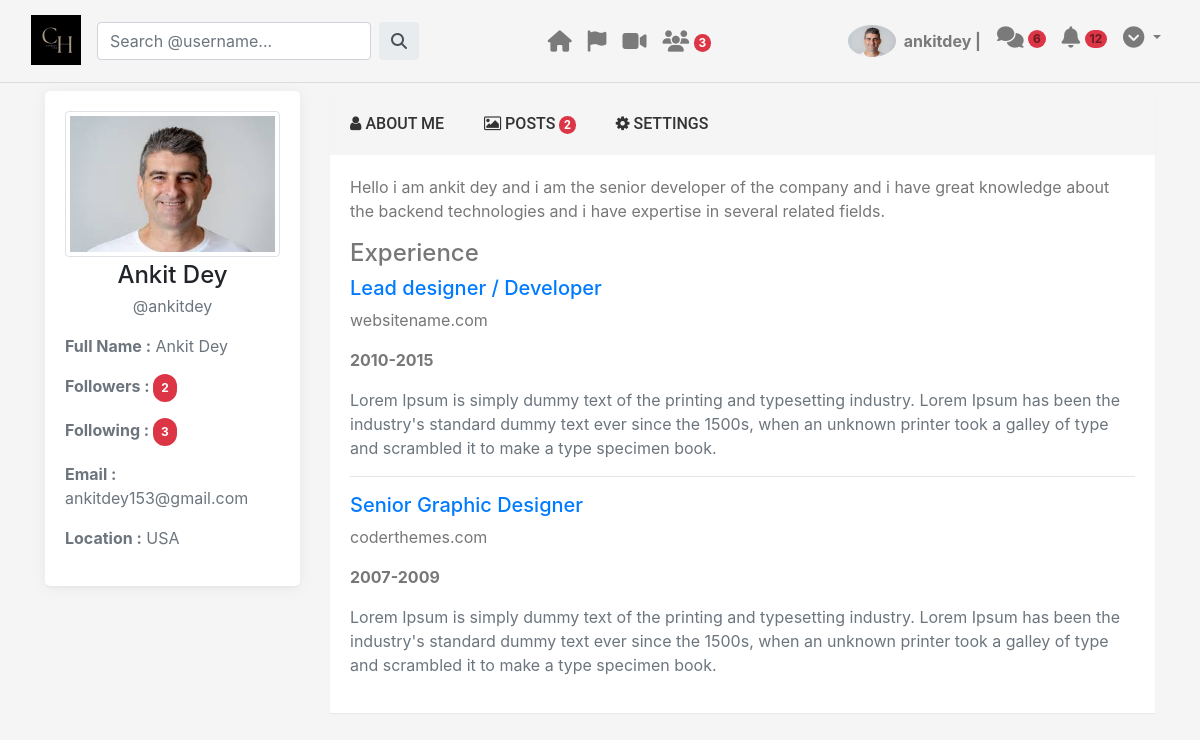
The app's page /update_user_profile/ (signed in) with its own data.
### social_app/models.py (models this page shows, shortened)
class UserProfile(models.Model):
    user = models.OneToOneField(User, on_delete=models.CASCADE)
    profile_pic = models.ImageField(upload_to="profile_pic", null = True, blank = True)
    profile_desc = models.TextField()
    followers_list = models.BinaryField()
    following_list = models.BinaryField()
    created_at = models.DateTimeField(auto_now = True)
    followers = models.IntegerField(default = 0)
    following = models.IntegerField(default = 0)

### social_app/views.py (the view, shortened to what this page needs)
# urls.py: path('update_user_profile/', update_profile, name="update_profile"),
def update_profile(request):
    current_user_profile = UserProfile.objects.get(user = request.user)
    current_user = current_user_profile.user
    no_of_new_users = helper_func(request, 2)
    query_posts = Post.objects.filter(belongs_to = request.user)
    context = {'user_profile_info': current_user_profile, 'query_user': current_user_profile, 'no_of_new_users': no_of_new_users,
               'query_user_posts': query_posts}
    return render(request, "update_profile.html", context = context)

### social_app/views.py (called while the page is built)
def helper_func(request, task_id):
    user_profile = UserProfile.objects.get(user = request.user)
    all_users_available = UserProfile.objects.exclude(user = request.user)
    already_followed_users = pickle.loads(user_profile.following_list)
    users_not_already_following = []
    for user in all_users_available:
        if (user not in already_followed_users):
            users_not_already_following.append(user)
    if (task_id == 1):
        return users_not_already_following
    elif (task_id == 2):
        return len(users_not_already_following)

### templates/update_profile.html (shortened to what this page needs)
{% load static %}
<!doctype html>
<html lang="en">
  <head>
    <link rel="stylesheet" href="https://cdn.jsdelivr.net/npm/bootstrap@4.4.1/dist/css/bootstrap.min.css">
    <link rel="stylesheet" href="https://cdnjs.cloudflare.com/ajax/libs/font-awesome/6.5.2/css/all.min.css" />
    <link href="https://maxcdn.bootstrapcdn.com/font-awesome/4.3.0/css/font-awesome.min.css" rel="stylesheet">
    <link rel="stylesheet" href="{% static "css/view_individual_user.css" %}">
  </head>
  <body>
        <nav class="navbar navbar-expand-lg navbar-light bg-body-tertiary">
            <div class="container-fluid justify-content-between">
            <div class="d-flex">
                <a class="navbar-brand me-2 mb-1 d-flex align-items-center" href="#">
                <img
                    src="{% static "image/logo.png" %}"
                    height="50"
                    alt="MDB Logo"
                    loading="lazy"
                    style="margin-top: 2px;"
                />
                </a>
                <form class="input-group w-auto my-auto d-none d-sm-flex" method="post" action="/">
                    <input
                        autocomplete="off"
                        type="search"
                        class="form-control rounded"
                        placeholder="Search @username..."
                        style="min-width: 125px;" required
                    />
                    <button class="input-group-text border-0 d-none d-lg-flex ml-2" type="submit">
                        <i class="fas fa-search"></i
                    ></button>
                </form>
            </div>
            <ul class="navbar-nav flex-row d-none d-md-flex">
                <li class="nav-item me-3 me-lg-1" id="feed">
                <a class="nav-link" href="{% url "feed_page" %}">
                    <span><i class="fas fa-home fa-lg"></i></span>
                </a>
                </li>
                <li class="nav-item me-3 me-lg-1" id="fun_flag">
                <a class="nav-link" href="#">
                    <span><i class="fas fa-flag fa-lg"></i></span>
                </a>
                </li>
                <li class="nav-item me-3 me-lg-1" id="reel_videos">
                <a class="nav-link" href="#">
                    <span><i class="fas fa-video fa-lg"></i></span>
                </a>
                </li>
                <li class="nav-item me-3 me-lg-1" id="friends">
                <a class="nav-link" href="{% url "friend_list" %}">
                    <span><i class="fas fa-users fa-lg"></i></span>
                    <span class="badge rounded-pill badge-notification bg-danger">
                        <span style="color: white;">{{ no_of_new_users }}</span>
                    </span>
                </a>
                </li>
            </ul>
            <ul class="navbar-nav flex-row">
                <li class="nav-item me-3 me-lg-1">
                <a class="nav-link d-sm-flex align-items-sm-center" href="#">
                    <img
                    src="{{ user_profile_info.profile_pic.url }}"
                    class="rounded-circle"
                    height="32"
                    alt="Black and White Portrait of a Man"
                    loading="lazy"
                    />
                    <strong class="d-none d-sm-block ml-2 ">{{ user_profile_info.user.username }} | </strong>
                </a>
                </li>
                <li class="nav-item me-3 me-lg-1">
                <a
                    class="nav-link"
                    href="#"
                    role="button"
                    aria-expanded="false"
                >
                    <i class="fas fa-comments fa-lg"></i>
                    <span class="badge rounded-pill bg-danger">6</span>
                </a>
                </li>
                <li class="nav-item me-3 me-lg-1">
                <a
                    class="nav-link"
                    href="#"
                    role="button"
                    aria-expanded="false"
                >
                    <i class="fas fa-bell fa-lg"></i>
                    <span class="badge rounded-pill badge-notification bg-danger">12</span>
                </a>
                </li>
                <li class="nav-item dropdown me-3 me-lg-1">
                <a
                    data-mdb-dropdown-init
                    class="nav-link dropdown-toggle hidden-arrow"
                    href="#"
                    id="navbarDropdownMenuLink"
                    role="button"
                    aria-expanded="false"
                >
                    <i class="fas fa-chevron-circle-down fa-lg"></i>
                </a>
                </li>
            </ul>
            </div>
        </nav>
        <hr class="py-0 my-0 pb-2" style="color: black;">
            <div class="container">
                <div class="row">
                    <div class="col-lg-3 col-md-4">
                        <div class="text-center card-box">
                            <div class="member-card">
                                <div class="thumb-xl member-thumb m-b-10 center-block">
                                    <img src="{{ query_user.profile_pic.url }}" class="img-circle img-thumbnail" alt="profile-image">
                                </div>
                                <div class="">
                                    <h4 class="m-b-5 mt-1 mb-0 pb-0 pb-1">
                                        {{ query_user.user.first_name }} {{ query_user.user.last_name }}
                                    </h4>
                                    <p class="text-muted">@{{ query_user.user.username }}</p>
                                </div>
                                <div class="text-left m-t-40 mt-3">
                                    <p class="text-muted font-13"><strong>Full Name :</strong> <span class="m-l-15">
                                        {{ query_user.user.first_name }} {{ query_user.user.last_name }}
                                    </span></p>
                                    <p class="text-muted font-13">
                                        <strong>
                                            Followers :
                                        </strong>
                                        <span class="badge rounded-pill badge-notification bg-danger py-2 px-2">
                                            <span style="color: white; font-size=15px;">{{ query_user.followers }}</span>
                                        </span>
                                    </p>
                                    <p class="text-muted font-13">
                                        <strong>
                                            Following :
                                        </strong>
                                        <span class="badge rounded-pill badge-notification bg-danger py-2 px-2">
                                            <span style="color: white; font-size=15px;">{{ query_user.following }}</span>
                                        </span>
                                    </p>
                                    <p class="text-muted font-13"><strong>Email :</strong> <span class="m-l-15">
                                        {{ query_user.user.email }}
                                    </span></p>
                                    <p class="text-muted font-13"><strong>Location :</strong> <span class="m-l-15">USA</span></p>
                                </div>
                            </div>
                        </div>
                    </div>
                    <div class="col-md-8 col-lg-9">
                        <div class="">
                            <div class="">
                                <ul class="nav nav-tabs navtab-custom py-2">
                                    <li class="">
                                        <a href="#home" data-toggle="tab" aria-expanded="false" style="text-decoration:none;">
                                            <span class="visible-xs"><i class="fa fa-user"></i></span>
                                            <span class="hidden-xs py-2">ABOUT ME</span>
                                        </a>
                                    </li>
                                    <li class="">
                                        <a href="#profile" data-toggle="tab" aria-expanded="false" style="text-decoration:none;">
                                            <span class="visible-xs"><i class="fa fa-photo"></i></span>
                                            <span class="hidden-xs">
                                                POSTS
                                                <span class="badge rounded-pill badge-notification bg-danger">
                                                    <span style="color: white; font-size=15px;">{{ query_user_posts|length }}</span>
                                                </span>
                                            </span>
                                        </a>
                                    </li>
                                    <li class="">
                                        <a href="#settings" data-toggle="tab" aria-expanded="false" style="text-decoration:none;">
                                            <span class="visible-xs"><i class="fa fa-cog"></i></span>
                                            <span class="hidden-xs">SETTINGS</span>
                                        </a>
                                    </li>
                                </ul>
                                <div class="tab-content">
                                    <div class="tab-pane active" id="home">
                                        <p class="m-b-5">{{ query_user.profile_desc }}</p>
                                        <div class="m-t-30">
                                            <h4>Experience</h4>
                                            <div class=" p-t-10">
                                                <h5 class="text-primary m-b-5">Lead designer / Developer</h5>
                                                <p class="">websitename.com</p>
                                                <p><b>2010-2015</b></p>
                                                <p class="text-muted font-13 m-b-0">Lorem Ipsum is simply dummy text
                                                    of the printing and typesetting industry. Lorem Ipsum has
                                                    been the industry's standard dummy text ever since the
                                                    1500s, when an unknown printer took a galley of type and
                                                    scrambled it to make a type specimen book.
                                                </p>
                                            </div>
                                            <hr>
                                            <div class="">
                                                <h5 class="text-primary m-b-5">Senior Graphic Designer</h5>
                                                <p class="">coderthemes.com</p>
                                                <p><b>2007-2009</b></p>
                                                <p class="text-muted font-13">Lorem Ipsum is simply dummy text
                                                    of the printing and typesetting industry. Lorem Ipsum has
                                                    been the industry's standard dummy text ever since the
                                                    1500s, when an unknown printer took a galley of type and
                                                    scrambled it to make a type specimen book.
                                                </p>
                                            </div>
                                        </div>
                                    </div>
                                </div>
                            </div>
                        </div>
                    </div>
                </div>
            </div>
  </body>
</html>

### static/css/view_individual_user.css (style rules this page uses)
body { background:#f5f5f5; }
.card-box { padding: 20px; box-shadow: 0 2px 15px 0 rgba(0, 0, 0, 0.06), 0 2px 0 0 rgba(0, 0, 0, 0.02); -webkit-border-radius: 5px; border-radius: 5px; -moz-border-radius: 5px; background-clip: padding-box; margin-bottom: 20px; background-color: #ffffff; }
.nav.nav-tabs > li > a { background-color: transparent; border-radius: 0; border: none; color: #333333 !important; cursor: pointer; line-height: 50px; font-weight: 500; padding-left: 20px; padding-right: 20px; font-family: 'Roboto', sans-serif; }
.tab-content { box-shadow: 0 1px 1px rgba(0, 0, 0, 0.05); color: #777777; }
.nav.nav-tabs > li:last-of-type a { margin-right: 0px; }
.nav.nav-tabs { border-bottom: 0; box-shadow: 0 1px 1px rgba(0, 0, 0, 0.05); }
.navtab-custom li { margin-bottom: -2px; }
.navtab-custom li a { border-top: 2px solid transparent !important; }
.nav.nav-tabs + .tab-content { background: #ffffff; margin-bottom: 20px; padding: 20px; }

### records on screen
UserProfile: profile_pic (picture), user.username "ankitdey", user.first_name "Ankit", user.last_name "Dey", followers "2", following "3", user.email "ankitdey153@gmail.com", profile_desc "Hello i am ankit dey and i am the senior developer of the company and i have great knowledge about the backend technologies and i have expertise in several related fields."

### other values on screen
{{ no_of_new_users }} "3"
{{ query_user_posts|length }} "2"
